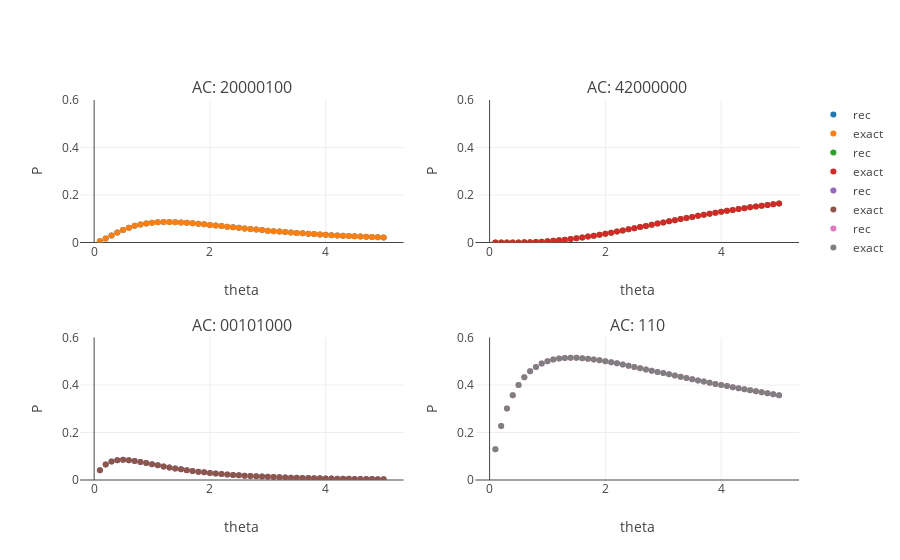

Notebook code for this chart:
### Code cell
from structure_tools.Coalesce_plots import plot_Ewens

from plotly import tools

range_theta= np.linspace(.1,5,50)

config_complex= [
    [2,0,0,0,0,1,0,0],
    [4,2,0,0,0,0,0,0],
    [0,0,1,0,1,0,0,0],
    [1,1,0]
]

plot_Ewens(config_complex,range_theta)
